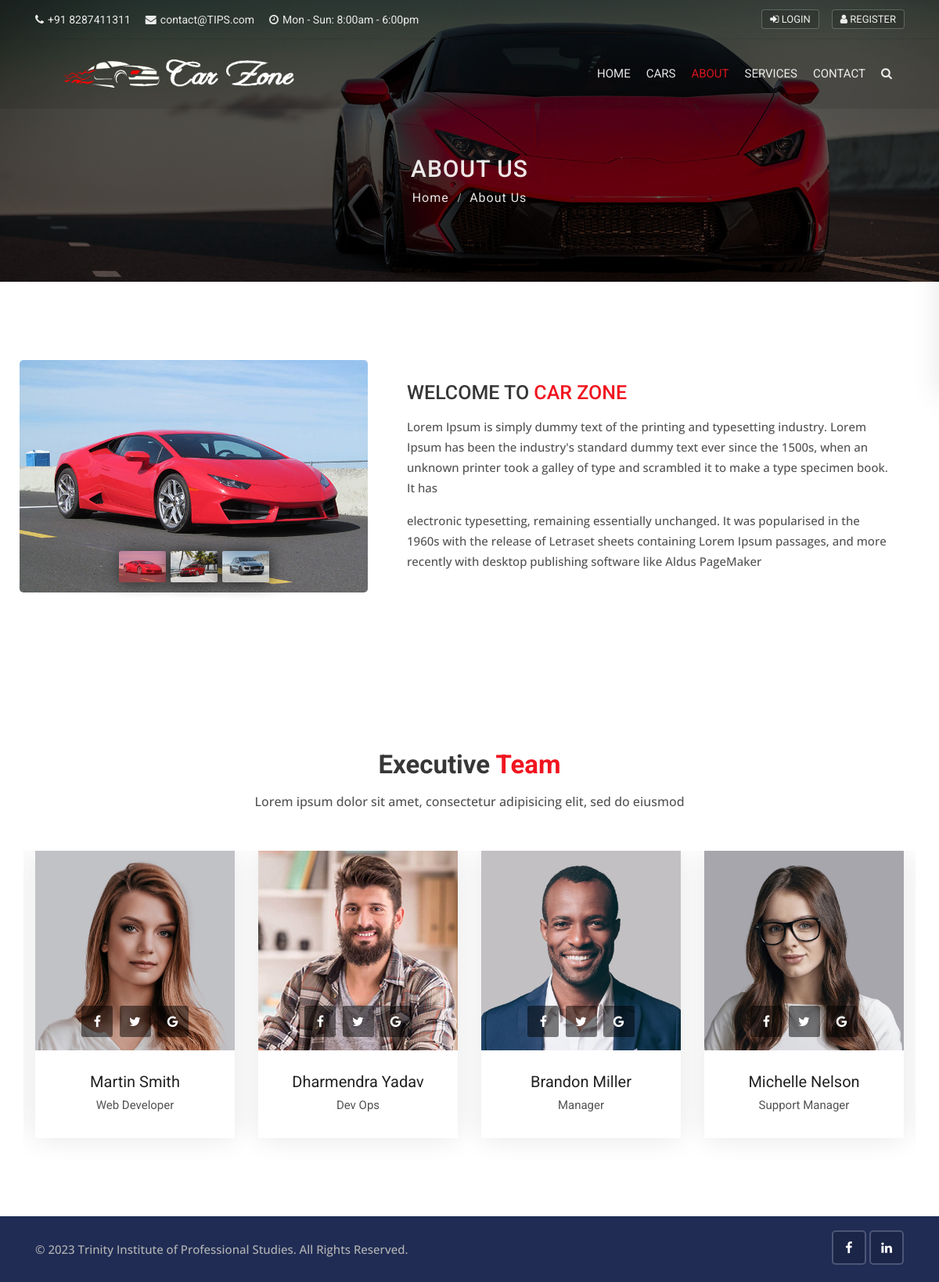
/about, run on the app's committed database.
### pages/models.py (models this page shows, shortened)
class Team(models.Model):
    first_name = models.CharField(max_length=255)
    last_name = models.CharField(max_length=255)
    designation = models.CharField(max_length=255)
    photo = models.ImageField(upload_to='photos/%Y/%m/%d/')
    facebook_link = models.URLField(max_length=100)
    twitter_link = models.URLField(max_length=100)
    google_plus_link = models.URLField(max_length=100)
    created_date = models.DateTimeField(auto_now_add=True)

### pages/views.py (the view)
# urls.py: path('about', views.about, name='about'),
def about(request):
    teams = Team.objects.all()
    data = {
        'teams': teams,
    }
    return render(request, 'pages/about.html', data)

### templates/pages/about.html (shortened to what this page needs)
{% extends 'base.html' %}
{% block content %}
{% load static %}
<div class="sub-banner overview-bgi">
    <div class="container breadcrumb-area">
        <div class="breadcrumb-areas">
            <h1>About Us</h1>
            <ul class="breadcrumbs">
                <li><a href="{% url 'home' %}">Home</a></li>
                <li class="active">About Us</li>
            </ul>
        </div>
    </div>
</div>
<div class="about-car content-area-5">
    <div class="container">
        <div class="row">
            <div class="col-xl-5 col-lg-6">
                <div class="about-car-photo">
                    <div id="carDetailsSlider" class="carousel car-details-sliders slide">
                        <div class="carousel-inner">
                            <div class="active item carousel-item" data-slide-number="0">
                                <img src="{% static 'img/car/car-1.jpg' %}" class="img-fluid" alt="slider-car">
                            </div>
                        </div>
                        <ul class="carousel-indicators car-properties list-inline nav nav-justified">
                            <li class="list-inline-item active">
                                <a id="carousel-selector-0" class="selected" data-slide-to="0" data-target="#carDetailsSlider">
                                    <img src="{% static 'img/car/car-1.jpg' %}" class="img-fluid" alt="small-car">
                                </a>
                            </li>
                            <li class="list-inline-item">
                                <a id="carousel-selector-1" data-slide-to="1" data-target="#carDetailsSlider">
                                    <img src="{% static 'img/car/car-2.jpg' %}" class="img-fluid" alt="small-car">
                                </a>
                            </li>
                            <li class="list-inline-item">
                                <a id="carousel-selector-2" data-slide-to="2" data-target="#carDetailsSlider">
                                    <img src="{% static 'img/car/car-3.jpg' %}" class="img-fluid" alt="small-car">
                                </a>
                            </li>
                        </ul>
                    </div>
                </div>
            </div>
            <div class="col-xl-7 col-lg-6 align-self-center">
                <div class="best-used-car">
                    <h3>Welcome to <span>Car Zone</span></h3>
                    <p>Lorem Ipsum is simply dummy text of the printing and typesetting industry. Lorem Ipsum has been the industry's standard dummy text ever since the 1500s, when an unknown printer took a galley of type and scrambled it to make a type specimen book. It has</p>
                    <p class="mb-0">electronic typesetting, remaining essentially unchanged. It was popularised in the 1960s with the release of Letraset sheets containing Lorem Ipsum passages, and more recently with desktop publishing software like Aldus PageMaker</p>
                </div>
            </div>
        </div>
    </div>
</div>
<div class="our-team content-area">
    <div class="container">
        <div class="main-title">
            <h1>Executive <span>Team</span></h1>
            <p>Lorem ipsum dolor sit amet, consectetur adipisicing elit, sed do eiusmod</p>
        </div>
        <div class="slick-slider-area clearfix">
            <div class="row slick-carousel" data-slick='{"slidesToShow": 4, "responsive":[{"breakpoint": 1024,"settings":{"slidesToShow": 2}}, {"breakpoint": 768,"settings":{"slidesToShow": 1}}]}'>
            {% for team in teams %}
                <div class="slick-slide-item">
                    <div class="team-1">
                        <div class="photo">
                            <a href="#">
                                <img src="{{team.photo.url}}" alt="team-1" class="img-fluid">
                            </a>
                            <div class="social-list clearfix">
                                <a href="{{team.facebook_link}}" target="_blank" class="facebook-bg"><i class="fa fa-facebook"></i></a>
                                <a href="{{team.twitter_link}}" target="_blank" class="twitter-bg"><i class="fa fa-twitter"></i></a>
                                <a href="{{team.google_plus_link}}" target="_blank" class="google-bg"><i class="fa fa-google"></i></a>
                            </div>
                        </div>
                        <div class="details">
                            <h4><a href="team-detail.html">{{team.first_name}} {{team.last_name}}</a></h4>
                            <h5>{{team.designation}}</h5>
                        </div>
                    </div>
                </div>
            {% endfor %}
            </div>
        </div>
    </div>
</div>
{% endblock %}

### mwcarzone/static/css/skins/red.css (style rules this page uses)
.about-car .best-used-car h3 span { color: #f0151f; }
.carousel-indicators .active { background-color: #f0151f; }
.main-title h1 span { color:#f0151f; }

### data on the page
Team: photo (picture), first_name "Brandon", last_name "Miller", designation "Manager"
Team: photo (picture), first_name "Michelle", last_name "Nelson", designation "Support Manager"
Team: photo (picture), first_name "Martin", last_name "Smith", designation "Web Developer"
Team: photo (picture), first_name "Dharmendra", last_name "Yadav", designation "Dev Ops"
